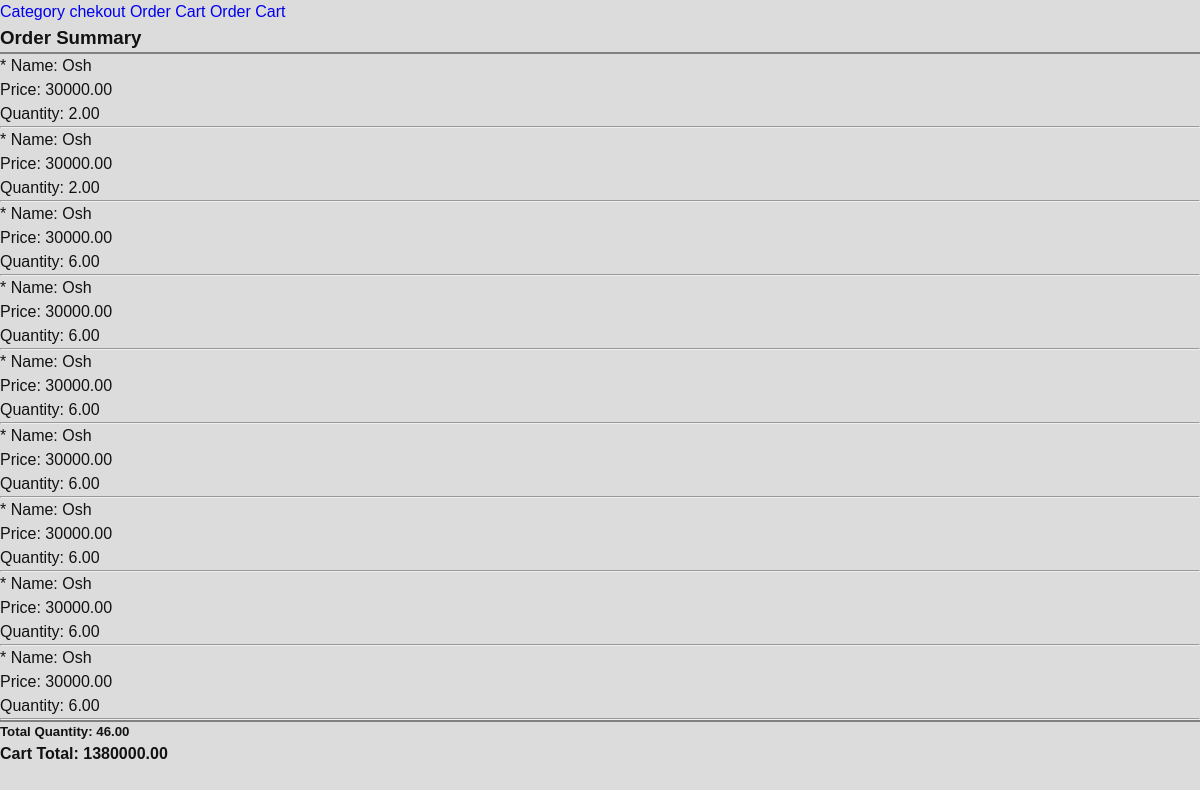
/purchase/checkout/, run on the app's committed database.
### purchase/models.py (models this page shows, shortened)
class OrderItem(models.Model):
    meal = models.ForeignKey(Meal, on_delete=models.SET_NULL, related_name='order_items', blank=True, null=True)
    quantity = models.DecimalField(default=0, null=True, blank=True, max_digits=10, decimal_places=2)
    date_added = models.DateTimeField(auto_now_add=True)
    @property
    def order_item_total_price(self):
            total = self.meal.price * Decimal(self.quantity)
            return Decimal(total)
    @staticmethod
    def total_order_price():
        total_sum = Decimal('0')
        order_items = OrderItem.objects.all()
        for order_item in order_items:
            total_sum += order_item.order_item_total_price
        return f"{total_sum:.2f}"
    @staticmethod
    def total_quantity():
        t_quantity = Decimal('0')
        quantities = OrderItem.objects.all()
        for quantity in quantities:
            t_quantity += quantity.quantity
        return f"{t_quantity}"

### mainapp/models.py (models this page shows, shortened)
class Meal(models.Model):
    name = models.CharField(max_length=30)
    slug = models.SlugField(max_length=30)
    image = models.ImageField()
    menu = models.ForeignKey(Menu, on_delete=models.CASCADE)
    recipe = models.TextField(max_length=1000)
    real_price = models.DecimalField(max_digits=10, decimal_places=2)
    price = models.DecimalField(max_digits=10, decimal_places=2)
    quantity = models.IntegerField(blank=True, null=True)
    created = models.DateTimeField(auto_now_add=True)
    updated = models.DateTimeField(auto_now=True)
    SIZE_CHOICES = [(i, str(i)) for i in ['05_HISSA', 'ODATIY',]]
    porsiya = models.CharField(max_length=10, choices=SIZE_CHOICES, blank=True, null=True)
    MIQDOR_CHOICES = [(i, str(i)) for i in ['0.5 L', '1 L', '1.5 L', '2 L']]
    liter = models.CharField(choices=MIQDOR_CHOICES, max_length=10, blank=True, null=True)

### purchase/views.py (the view)
# urls.py: path('checkout/', checkout, name='checkout'),
def checkout(request):
    cart = OrderItem.objects.all()
    total_price = OrderItem.total_order_price()
    total_quantity = OrderItem.total_quantity()
    return render(request, 'page/buy.html', {"cart": cart, 'total_price': total_price, 'total_quantity':total_quantity})

### templates/page/buy.html (shortened to what this page needs)
{% extends 'base.html' %}
{% load static %}
{% block content %}
    <div clas="col-lg-6">
        <div clas="box-element">
            <h3>Order Summary</h3>
            <hr style="height:2px;border-width:0;color:gray;background-color:gray">
            {% for d in cart %}
                        <div clas="cart-row">
                            <div style="flex:2"><p>* Name: {{d.meal.name}}</p></div>
                            <div style="flex:1"><p>Price: {{d.meal.price}}</p></div>
                            <div style="flex:1"><p>Quantity: {{d.quantity}}</p></div>
                        </div>
                        <hr>
            {% endfor %}
            <hr style="height:2px;border-width:0;color:gray;background-color:gray">
                <h5>Total Quantity: {{ total_quantity }}</h5>
              <h4>Cart Total: {{ total_price }}</h4>
        </div>
    </div>
{% endblock content %}

### static/css/style.css (style rules this page uses)
:root { --color-white: #ffffff; --color-light: #f1f5f9; --color-black: #121212; --color-night: #001632; --color-red: #f44336; --color-blue: #FFA16C ; --color-gray: #80868b; --color-grayish: #dadce0; --shadow-normal: 0 1px 3px 0 rgba(0, 0, 0, 0.1), 0 1px 2px 0 rgba(0, 0, 0, 0.06); --shadow-medium: 0 4px 6px -1px rgba(0, 0, 0, 0.1), 0 2px 4px -1px rgba(0, 0, 0, 0.06); --shadow-large: 0 10px 15px -3px rgba(0, 0, 0, 0.1), 0 4px 6px -2px rgba(0, 0, 0, 0.05); }
html { font-size: 100%; font-size-adjust: 100%; box-sizing: border-box; }
*, *::before, *::after { padding: 0; margin: 0; box-sizing: inherit; list-style: none; list-style-type: none; text-decoration: none; text-rendering: optimizeLegibility; }
body { font-family: "Segoe UI", Tahoma, Geneva, Verdana, sans-serif; font-size: 1rem; font-weight: normal; line-height: 1.5; color: var(--color-black); background: var(--color-light); width: 100%; }
body { background-color: rgb(220,220,220); padding: 0; margin: 0; font-size: 16px; font-family: sans-serif; }
:root { --white: #fff; --light: #eeeded; --orange: #FFA16C; --back:#f1f5f9; }

### data on the page
OrderItem: meal.name "Osh", meal.price "30000.00", quantity "2.00"
OrderItem: meal.name "Osh", meal.price "30000.00", quantity "2.00"
OrderItem: meal.name "Osh", meal.price "30000.00", quantity "6.00"
OrderItem: meal.name "Osh", meal.price "30000.00", quantity "6.00"
OrderItem: meal.name "Osh", meal.price "30000.00", quantity "6.00"
OrderItem: meal.name "Osh", meal.price "30000.00", quantity "6.00"
OrderItem: meal.name "Osh", meal.price "30000.00", quantity "6.00"
OrderItem: meal.name "Osh", meal.price "30000.00", quantity "6.00"
OrderItem: meal.name "Osh", meal.price "30000.00", quantity "6.00"

### other printed values
{{ total_quantity }} "46.00"
{{ total_price }} "1380000.00"
